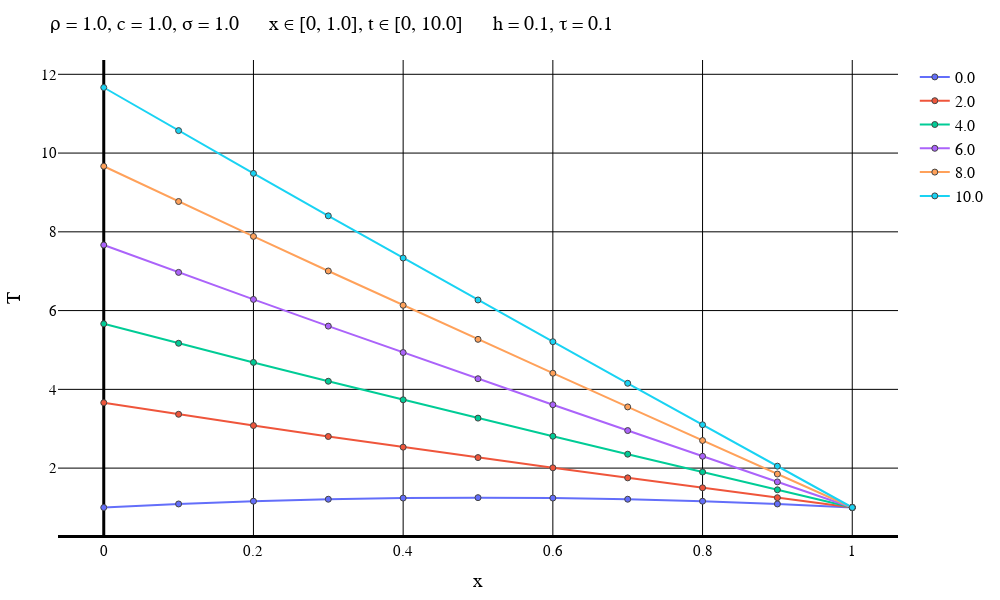

The notebook cell saved with this chart:
### Markdown cell above
Неявная схема

### Code cell
typeOfScheme = "Backward"

solutionFile = "D:\\Calc_Methods_2\\Lab2\\MixedCondsRightT\\$typeOfScheme\\solution$numOfEq.txt"
dataFile = "D:\\Calc_Methods_2\\Lab2\\MixedCondsRightT\\$typeOfScheme\\data$numOfEq.txt"
intervalFile = "D:\\Calc_Methods_2\\Lab2\\MixedCondsRightT\\$typeOfScheme\\interval$numOfEq.txt"

solutionMatrix = readdlm(solutionFile)
dataVec = readdlm(dataFile)
intervalVec = readdlm(intervalFile);

L = dataVec[3]
timeEnd = dataVec[4]
numOfXIntervals = Int(intervalVec[1])
numOfTIntervals = Int(intervalVec[2])
h = L / numOfXIntervals
τ = timeEnd / numOfTIntervals
if default == true
    plotStep = trunc(Int, timeEnd / (defaultStepParam * τ))
    numOfPlots = numOfTIntervals + 1    
else
    plotStep = firstSteps
    numOfPlots = firstPlots
end
println("Шаг графика: $plotStep")
println("Время последнего графика: $((numOfPlots - 1)*τ)")
makePlot(numOfPlots, plotStep, solutionMatrix, dataVec, intervalVec)

### Figure 1 — Plotly figure (JSON) as saved in the notebook; plotly's stock layout.template omitted (floating-point values rounded to 4 significant figures)
{"data": [{"line": {"width": 2}, "marker": {"line": {"width": 1}, "showline": true}, "mode": "lines+markers", "name": "0.0", "type": "scatter", "x": [0, 0.1, 0.2, 0.3, 0.4, 0.5, 0.6, 0.7, 0.8, 0.9, 1], "y": [1, 1.09, 1.16, 1.21, 1.24, 1.25, 1.24, 1.21, 1.16, 1.09, 1]}, {"line": {"width": 2}, "marker": {"line": {"width": 1}, "showline": true}, "mode": "lines+markers", "name": "2.0", "type": "scatter", "x": [0, 0.1, 0.2, 0.3, 0.4, 0.5, 0.6, 0.7, 0.8, 0.9, 1], "y": [3.662, 3.367, 3.081, 2.803, 2.532, 2.268, 2.008, 1.753, 1.5, 1.25, 1]}, {"line": {"width": 2}, "marker": {"line": {"width": 1}, "showline": true}, "mode": "lines+markers", "name": "4.0", "type": "scatter", "x": [0, 0.1, 0.2, 0.3, 0.4, 0.5, 0.6, 0.7, 0.8, 0.9, 1], "y": [5.665, 5.17, 4.684, 4.206, 3.735, 3.27, 2.81, 2.354, 1.901, 1.45, 1]}, {"line": {"width": 2}, "marker": {"line": {"width": 1}, "showline": true}, "mode": "lines+markers", "name": "6.0", "type": "scatter", "x": [0, 0.1, 0.2, 0.3, 0.4, 0.5, 0.6, 0.7, 0.8, 0.9, 1], "y": [7.665, 6.97, 6.284, 5.606, 4.935, 4.27, 3.61, 2.954, 2.301, 1.65, 1]}, {"line": {"width": 2}, "marker": {"line": {"width": 1}, "showline": true}, "mode": "lines+markers", "name": "8.0", "type": "scatter", "x": [0, 0.1, 0.2, 0.3, 0.4, 0.5, 0.6, 0.7, 0.8, 0.9, 1], "y": [9.665, 8.77, 7.884, 7.006, 6.135, 5.27, 4.41, 3.554, 2.701, 1.85, 1]}, {"line": {"width": 2}, "marker": {"line": {"width": 1}, "showline": true}, "mode": "lines+markers", "name": "10.0", "type": "scatter", "x": [0, 0.1, 0.2, 0.3, 0.4, 0.5, 0.6, 0.7, 0.8, 0.9, 1], "y": [11.66, 10.57, 9.484, 8.406, 7.335, 6.27, 5.21, 4.154, 3.101, 2.05, 1]}], "layout": {"coloraxis": {"outlinecolor": "black"}, "font": {"color": "black", "family": "Time New Roman"}, "height": 600, "legend": {"font": {"size": 16}}, "margin": {"b": 50, "l": 50, "r": 50, "t": 60}, "paper_bgcolor": "white", "plot_bgcolor": "white", "title": {"autosize": false, "font": {"color": "black", "family": "Times New Roman", "size": 20}, "paper_bgcolor": "red", "text": "ρ = 1.0, c = 1.0, σ = 1.0      x ∈ [0, 1.0], t ∈ [0, 10.0]      h = 0.1, τ = 0.1"}, "width": 1000, "xaxis": {"color": "black", "gridcolor": "black", "gridwidth": 1, "linecolor": "black", "linewidth": 3, "tickfont": {"size": 15}, "title": {"font": {"color": "black", "family": "Times New Roman", "size": 20}, "text": "x"}, "zerolinecolor": "black", "zerolinewidth": 3}, "yaxis": {"exponentformat": "power", "gridcolor": "black", "gridwidth": 1, "tickfont": {"size": 15}, "title": {"font": {"color": "black", "family": "Times New Roman", "size": 20}, "text": "T"}, "zerolinecolor": "black"}}}
